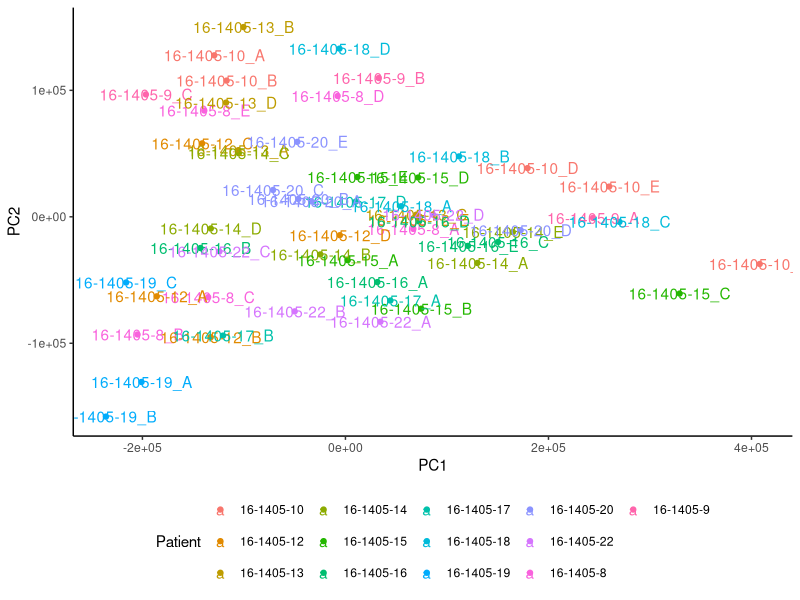

Here is the R script that generated this plot:
## ---- chunk 1
knitr::opts_chunk$set(echo = TRUE)
library(tidyverse)
library(kableExtra)
library(edgeR)
## ---- chunk 2
df <- read.csv("../inst/data/sample_data.csv")
head(df)%>%
  kable()%>%
  kable_styling()%>%
  scroll_box(height = "300px")
## ---- chunk 3
meta.data <- df[, 1:4]%>% mutate_if(is.character, as.factor)
meta.data$Patient <- factor(gsub("_.*", "", meta.data$Sample))
meta.data$Visit <- factor(meta.data$Visit, levels = c("Wk 0", "Wk 2-4", "Wk 6", "Wk 12-19",  "Wk 25-28", "Wk 29-32", "Wk 33-36" ))

meta.data%>%summary()
## ---- chunk 4
counts <- as.matrix(t(df[, c(5: ncol(df))]))

# sum up replicates
y <- DGEList(counts, samples = meta.data)
y <- sumTechReps(y, ID = meta.data$Sample)

design <- model.matrix(~ Visit + Patient, data = y$samples)


# keep population that has at least 200 cells
keep <- filterByExpr(y, group = meta.data$Patient, min.count = 200)
y <- y[keep, , keep.lib.sizes = FALSE]
y <- calcNormFactors(y)
## ---- chunk 5
PCA <- prcomp(t(y$counts))

data.frame(PCA$x[, 1:2],
             y$samples) %>%
  ggplot(aes(PC1, PC2, color = Patient))+
  geom_point()+
  geom_text(aes(label = Sample))+
  theme_classic()+
  theme(legend.position = "bottom")
## ---- chunk 6
colnames(design)[1:7]

## ---- chunk 7
y <- estimateDisp(y, design = design, trend.method = NULL, robust = T)
fit <- glmFit(y, design = y$design)

res <- list()
for (i in 2:7) { 
  contrast <- rep(0, ncol(y$design))
  contrast[i] <- 1 # set contrast
  lrt <- glmLRT(fit, contrast = contrast)
  top <- edgeR::topTags(lrt, n = Inf, adjust.method = "BH", sort.by = "none")
  
  temp <- top[top$table$PValue < 0.05 & top$table$FDR < 0.2 & abs(top$table$logFC) >= 2, ]
  #temp <- cbind(contrast = rep(colnames(y$design)[i], nrow(temp)), 
  #              temp)
  res[[colnames(y$design)[[i]]]] <- data.frame(temp)
  }

do.call(rbind, res)
